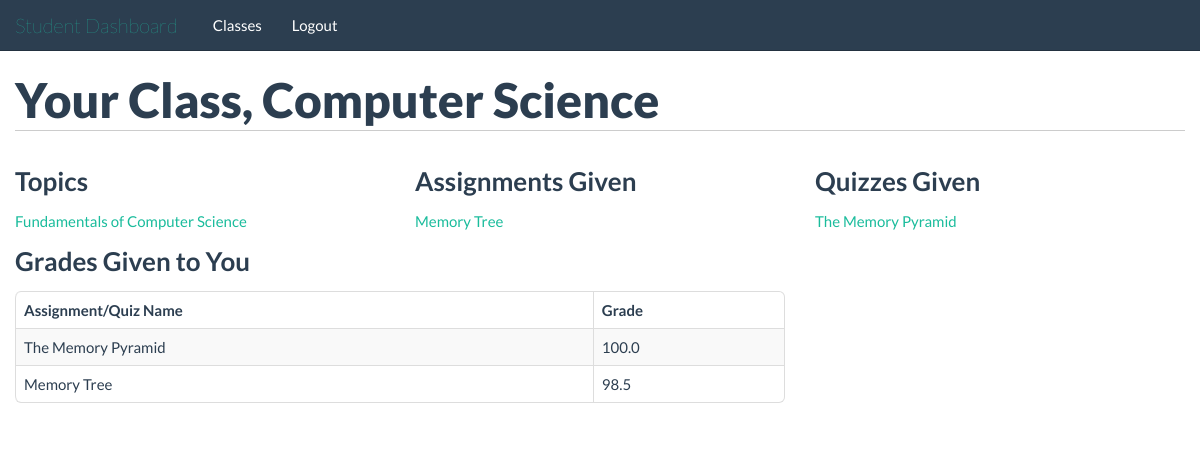
/students/class/1/ (signed in), run on the app's committed database.
### tables this page shows
CREATE TABLE classes(
id INTEGER PRIMARY KEY,
teacher_id INTEGER,
name TEXT,
FOREIGN KEY(teacher_id) REFERENCES people(id)
);

CREATE TABLE topics(
id INTEGER PRIMARY KEY,
class_id INTEGER,
name TEXT,
FOREIGN KEY(class_id) REFERENCES classes(id)
);

CREATE TABLE assignments(
id INTEGER PRIMARY KEY,
class_id INTEGER,
gets_file INTEGER,
turn_in INTEGER,
name TEXT,
description BLOB,
due_date TEXT, topic_id INTEGER,
FOREIGN KEY(class_id) REFERENCES classes(id)
);

CREATE TABLE quizzes(
id INTEGER PRIMARY KEY,
topic_id INTEGER,
number_easy INTEGER,
number_medium INTEGER,
number_hard INTEGER,
creator_id INTEGER,
class_id INTEGER, name text,
FOREIGN KEY(topic_id) REFERENCES topics(id),
FOREIGN KEY(creator_id) REFERENCES people(id),
FOREIGN KEY(class_id) REFERENCES classes(id)
);

CREATE TABLE quiz_grades(
id INTEGER PRIMARY KEY,
student_id integer,
quiz_id INTEGER,
grade REAL,
FOREIGN KEY(student_id) REFERENCES people(id),
FOREIGN KEY(quiz_id) REFERENCES quizzes(id)
);

CREATE TABLE assignment_grades(
id INTEGER PRIMARY KEY,
student_id INTEGER,
assignment_id INTEGER,
grade REAL,
FOREIGN KEY(student_id) REFERENCES people(id),
FOREIGN KEY(assignment_id) REFERENCES assignments(id)
);

### application/students.py (the view)
@app.route('/students/class/<class_id>/')
@validate_student
def student_class_page(class_id):
	className = query_db("SELECT name FROM classes WHERE id=?;", [class_id], one=True)
	return render_template('/students/class_page.html', class_name=str(className[0]), topics=getClassTopics(class_id), assignments=getClassAssignments(class_id), quizzes=getClassQuizzes(class_id), grades=getStudentGrades(class_id))

### application/helper_functions.py (called while the page is built)
def get_db():
    db = getattr(g, '_database', None)
    if db is None:
        db = g._database = sqlite3.connect(DATABASE)
    return db

@app.teardown_appcontext
def close_connection(exception):
    db = getattr(g, '_database', None)
    if db is not None:
        db.close()

def query_db(query, args=(), one=False):
    cur = get_db().execute(query, args)
    rv = cur.fetchall()
    cur.close()
    return (rv[0] if rv else None) if one else rv

def validate_student(func):
	@wraps(func)
	def f(*args, **kwds):
		if not 'isTeacher' in session:
			return redirect("/")
		if session['isTeacher'] == 1:
			return redirect("/teachers/")
		return func(*args, **kwds)
	return f

def getClassTopics(class_id):
	topicData = query_db("select id, name from topics where class_id=?", [class_id])
	topics = []
	for topic in topicData:
		holderDict = {}
		holderDict['id'] = topic[0]
		holderDict['name'] = topic[1]
		topics.append(holderDict)
	return topics

def getClassAssignments(class_id):
	assignmentData = query_db("select id, name, due_date from assignments where topic_id=(select id from topics where class_id=?);", [class_id])
	assignments = []
	for assignment in assignmentData:
		holderDict = {}
		holderDict['id'] = assignment[0]
		holderDict['name'] = str(assignment[1])
		holderDict['due_date'] = assignment[2]
		assignments.append(holderDict)
	return assignments

def getClassQuizzes(class_id):
	quizData = query_db("SELECT quizzes.id, quizzes.name FROM quizzes JOIN topics ON topics.id=quizzes.topic_id WHERE topics.class_id=?;", [class_id])
	quizzes = []
	for quiz in quizData:
		holderDict = {}
		holderDict['id'] = quiz[0]
		holderDict['name'] = quiz[1]
		quizzes.append(holderDict)
	return quizzes

### application/templates/students/class_page.html (shortened to what this page needs)
{% extends "/students/base_template.html" %}
	{% block body %}
		<div class="container">
			<div class="row">
				<div class="span12">
					<h1>Your Class, {{class_name}}</h1>
				</div>
			</div>
			<div class="row">
				<div class="span4">
					<h2>Topics</h2>
					<ul>
						{% for topic in topics %}
							<li><a href="/students/topics/{{topic.id}}/">{{topic.name}}</a></li>
						{% endfor %}
					</ul>
				</div>
				<div class="span4">
					<h2>Assignments Given</h2>
					<ul>
						{% for assignment in assignments %}
							<li><a href="/students/assignments/{{assignment.id}}/">{{assignment.name}}</a></li>
						{% endfor %}
					</ul>
				</div>
				<div class="span4">
					<h2>Quizzes Given</h2>
					<ul>
						{% for quiz in quizzes %}
							<li><a href="/students/quizzes/{{quiz.id}}/">{{quiz.name}}</a></li>
						{% endfor %}
					</ul>
				</div>
			</div>
			<div class="row">
				<div class="span8">
					<h2>Grades Given to You</h2>
					<table class="table table-striped table-hover table-bordered">
						<thead>
							<tr>
								<th>Assignment/Quiz Name</th>
								<th>Grade</th>
							</tr>
						</thead>
						<tbody>
							{% for grade in grades %}
								<tr>
									<td>{{grade.thing_name}}</td>
									<td>{{grade.grade}}</td>
								</tr>
							{% endfor %}
						</tbody>
					</table>
				</div>
			</div>
		</div>
	{% endblock %}

### application/templates/students/base_template.html (style rules this page uses)
h1 { border-bottom: 1px solid #ccc; padding-bottom: 10px; margin-bottom: 20px; }
h2 { font-size: 26px; }

### application/templates/students/class_page.html (style rules this page uses)
ul { list-style-type: none; margin: 0; }

### data on the page
classes: name "Computer Science"
topics: name "Fundamentals of Computer Science"
assignments: name "Memory Tree"
quizzes: name "The Memory Pyramid"
quiz_grades: thing_name "The Memory Pyramid", grade "100.0"
assignment_grades: thing_name "Memory Tree", grade "98.5"

### other printed values
{{ link_text|e }} "Classes" "Logout"
